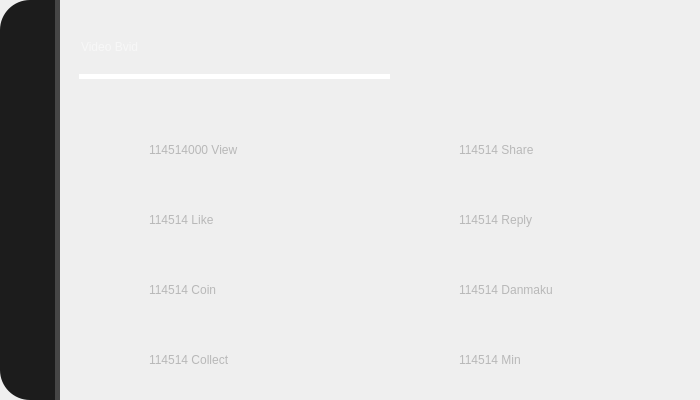
<?xml version="1.0" encoding="UTF-8"?>
<ui version="4.0">
 <class>Form</class>
 <widget class="QWidget" name="Form">
  <property name="geometry">
   <rect>
    <x>0</x>
    <y>0</y>
    <width>700</width>
    <height>400</height>
   </rect>
  </property>
  <property name="minimumSize">
   <size>
    <width>700</width>
    <height>400</height>
   </size>
  </property>
  <property name="maximumSize">
   <size>
    <width>700</width>
    <height>400</height>
   </size>
  </property>
  <property name="windowTitle">
   <string>Form</string>
  </property>
  <widget class="QLabel" name="background">
   <property name="geometry">
    <rect>
     <x>0</x>
     <y>0</y>
     <width>700</width>
     <height>400</height>
    </rect>
   </property>
   <property name="styleSheet">
    <string notr="true">border-radius:30px;

border-image: url(:/image/image/background 700x400.png);

border:none;</string>
   </property>
   <property name="text">
    <string/>
   </property>
  </widget>
  <widget class="QLabel" name="tools">
   <property name="geometry">
    <rect>
     <x>0</x>
     <y>0</y>
     <width>60</width>
     <height>400</height>
    </rect>
   </property>
   <property name="styleSheet">
    <string notr="true">background-color: rgb(28, 28, 28);
border:none;
border-top-left-radius:30px;
border-bottom-left-radius:30px;
border-right:5px solid rgba(70,70,70,255);
</string>
   </property>
   <property name="text">
    <string/>
   </property>
  </widget>
  <widget class="QFrame" name="frame">
   <property name="geometry">
    <rect>
     <x>1</x>
     <y>296</y>
     <width>52</width>
     <height>84</height>
    </rect>
   </property>
   <property name="styleSheet">
    <string notr="true">border:none</string>
   </property>
   <property name="frameShape">
    <enum>QFrame::Shape::StyledPanel</enum>
   </property>
   <property name="frameShadow">
    <enum>QFrame::Shadow::Raised</enum>
   </property>
   <widget class="QPushButton" name="showmini">
    <property name="geometry">
     <rect>
      <x>10</x>
      <y>9</y>
      <width>34</width>
      <height>30</height>
     </rect>
    </property>
    <property name="styleSheet">
     <string notr="true"> QPushButton:hover {
        icon: url(:/icon/icon/showmini_hover.png);
    }</string>
    </property>
    <property name="text">
     <string/>
    </property>
    <property name="icon">
     <iconset resource="../pic/res.qrc">
      <normaloff>:/icon/icon/showmini.png</normaloff>:/icon/icon/showmini.png</iconset>
    </property>
    <property name="iconSize">
     <size>
      <width>30</width>
      <height>30</height>
     </size>
    </property>
   </widget>
   <widget class="QPushButton" name="close">
    <property name="geometry">
     <rect>
      <x>9</x>
      <y>45</y>
      <width>34</width>
      <height>30</height>
     </rect>
    </property>
    <property name="styleSheet">
     <string notr="true"> QPushButton:hover {
        icon: url(:/icon/icon/close_hover.png);
    }
</string>
    </property>
    <property name="text">
     <string/>
    </property>
    <property name="icon">
     <iconset resource="../pic/res.qrc">
      <normaloff>:/icon/icon/close.png</normaloff>:/icon/icon/close.png</iconset>
    </property>
    <property name="iconSize">
     <size>
      <width>30</width>
      <height>30</height>
     </size>
    </property>
   </widget>
  </widget>
  <widget class="QStackedWidget" name="stackedWidget">
   <property name="geometry">
    <rect>
     <x>69</x>
     <y>9</y>
     <width>621</width>
     <height>381</height>
    </rect>
   </property>
   <property name="styleSheet">
    <string notr="true">color: rgba(0, 0, 0, 0);
</string>
   </property>
   <property name="currentIndex">
    <number>0</number>
   </property>
   <widget class="QWidget" name="page_api_0">
    <widget class="QLineEdit" name="api_search_bvid">
     <property name="geometry">
      <rect>
       <x>10</x>
       <y>10</y>
       <width>311</width>
       <height>60</height>
      </rect>
     </property>
     <property name="styleSheet">
      <string notr="true">font: 30pt &quot;猫啃什锦黑-轻量版&quot;;
border:none;
border-bottom:5px solid rgba(255,255,255,255);
background-color: rgba( 0, 0, 0, 0);
color: rgb(255,255,255);</string>
     </property>
     <property name="placeholderText">
      <string>Video Bvid</string>
     </property>
    </widget>
    <widget class="QFrame" name="frame_3">
     <property name="geometry">
      <rect>
       <x>0</x>
       <y>90</y>
       <width>82</width>
       <height>280</height>
      </rect>
     </property>
     <property name="styleSheet">
      <string notr="true">border:none</string>
     </property>
     <property name="frameShape">
      <enum>QFrame::Shape::StyledPanel</enum>
     </property>
     <property name="frameShadow">
      <enum>QFrame::Shadow::Raised</enum>
     </property>
     <widget class="QPushButton" name="view_ui_2">
      <property name="geometry">
       <rect>
        <x>10</x>
        <y>10</y>
        <width>64</width>
        <height>60</height>
       </rect>
      </property>
      <property name="text">
       <string/>
      </property>
      <property name="icon">
       <iconset resource="../pic/res.qrc">
        <normaloff>:/icon/icon/view.png</normaloff>:/icon/icon/view.png</iconset>
      </property>
      <property name="iconSize">
       <size>
        <width>60</width>
        <height>60</height>
       </size>
      </property>
     </widget>
     <widget class="QPushButton" name="like_ui_2">
      <property name="geometry">
       <rect>
        <x>10</x>
        <y>80</y>
        <width>64</width>
        <height>60</height>
       </rect>
      </property>
      <property name="text">
       <string/>
      </property>
      <property name="icon">
       <iconset resource="../pic/res.qrc">
        <normaloff>:/icon/icon/like.png</normaloff>:/icon/icon/like.png</iconset>
      </property>
      <property name="iconSize">
       <size>
        <width>60</width>
        <height>60</height>
       </size>
      </property>
     </widget>
     <widget class="QPushButton" name="coin_ui_2">
      <property name="geometry">
       <rect>
        <x>10</x>
        <y>150</y>
        <width>64</width>
        <height>60</height>
       </rect>
      </property>
      <property name="text">
       <string/>
      </property>
      <property name="icon">
       <iconset resource="../pic/res.qrc">
        <normaloff>:/icon/icon/coin.png</normaloff>:/icon/icon/coin.png</iconset>
      </property>
      <property name="iconSize">
       <size>
        <width>60</width>
        <height>60</height>
       </size>
      </property>
     </widget>
     <widget class="QPushButton" name="collect_ui_2">
      <property name="geometry">
       <rect>
        <x>10</x>
        <y>220</y>
        <width>64</width>
        <height>60</height>
       </rect>
      </property>
      <property name="text">
       <string/>
      </property>
      <property name="icon">
       <iconset resource="../pic/res.qrc">
        <normaloff>:/icon/icon/collect.png</normaloff>:/icon/icon/collect.png</iconset>
      </property>
      <property name="iconSize">
       <size>
        <width>60</width>
        <height>60</height>
       </size>
      </property>
     </widget>
    </widget>
    <widget class="QFrame" name="frame_4">
     <property name="geometry">
      <rect>
       <x>310</x>
       <y>90</y>
       <width>71</width>
       <height>280</height>
      </rect>
     </property>
     <property name="styleSheet">
      <string notr="true">border:none</string>
     </property>
     <property name="frameShape">
      <enum>QFrame::Shape::StyledPanel</enum>
     </property>
     <property name="frameShadow">
      <enum>QFrame::Shadow::Raised</enum>
     </property>
     <widget class="QPushButton" name="share_ui_2">
      <property name="geometry">
       <rect>
        <x>10</x>
        <y>10</y>
        <width>64</width>
        <height>60</height>
       </rect>
      </property>
      <property name="text">
       <string/>
      </property>
      <property name="icon">
       <iconset resource="../pic/res.qrc">
        <normaloff>:/icon/icon/share.png</normaloff>:/icon/icon/share.png</iconset>
      </property>
      <property name="iconSize">
       <size>
        <width>60</width>
        <height>60</height>
       </size>
      </property>
     </widget>
     <widget class="QPushButton" name="reply_ui_2">
      <property name="geometry">
       <rect>
        <x>10</x>
        <y>80</y>
        <width>64</width>
        <height>60</height>
       </rect>
      </property>
      <property name="text">
       <string/>
      </property>
      <property name="icon">
       <iconset resource="../pic/res.qrc">
        <normaloff>:/icon/icon/reply.png</normaloff>:/icon/icon/reply.png</iconset>
      </property>
      <property name="iconSize">
       <size>
        <width>60</width>
        <height>60</height>
       </size>
      </property>
     </widget>
     <widget class="QPushButton" name="danmaku_ui_2">
      <property name="geometry">
       <rect>
        <x>10</x>
        <y>150</y>
        <width>64</width>
        <height>60</height>
       </rect>
      </property>
      <property name="text">
       <string/>
      </property>
      <property name="icon">
       <iconset resource="../pic/res.qrc">
        <normaloff>:/icon/icon/danmaku.png</normaloff>:/icon/icon/danmaku.png</iconset>
      </property>
      <property name="iconSize">
       <size>
        <width>60</width>
        <height>60</height>
       </size>
      </property>
     </widget>
     <widget class="QPushButton" name="vt_ui_2">
      <property name="geometry">
       <rect>
        <x>10</x>
        <y>220</y>
        <width>64</width>
        <height>60</height>
       </rect>
      </property>
      <property name="text">
       <string/>
      </property>
      <property name="icon">
       <iconset resource="../pic/res.qrc">
        <normaloff>:/icon/icon/vt.png</normaloff>:/icon/icon/vt.png</iconset>
      </property>
      <property name="iconSize">
       <size>
        <width>60</width>
        <height>60</height>
       </size>
      </property>
     </widget>
    </widget>
    <widget class="QLabel" name="view_text_2">
     <property name="geometry">
      <rect>
       <x>80</x>
       <y>120</y>
       <width>241</width>
       <height>41</height>
      </rect>
     </property>
     <property name="styleSheet">
      <string notr="true">color: rgb(184, 184, 184);
font: 20pt &quot;猫啃什锦黑-轻量版&quot;;</string>
     </property>
     <property name="text">
      <string>114514000 View</string>
     </property>
    </widget>
    <widget class="QLabel" name="like_text_2">
     <property name="geometry">
      <rect>
       <x>80</x>
       <y>190</y>
       <width>241</width>
       <height>41</height>
      </rect>
     </property>
     <property name="styleSheet">
      <string notr="true">color: rgb(184, 184, 184);
font: 20pt &quot;猫啃什锦黑-轻量版&quot;;</string>
     </property>
     <property name="text">
      <string>114514 Like</string>
     </property>
    </widget>
    <widget class="QLabel" name="coin_text_2">
     <property name="geometry">
      <rect>
       <x>80</x>
       <y>260</y>
       <width>241</width>
       <height>41</height>
      </rect>
     </property>
     <property name="styleSheet">
      <string notr="true">color: rgb(184, 184, 184);
font: 20pt &quot;猫啃什锦黑-轻量版&quot;;</string>
     </property>
     <property name="text">
      <string>114514 Coin</string>
     </property>
    </widget>
    <widget class="QLabel" name="collect_text_2">
     <property name="geometry">
      <rect>
       <x>80</x>
       <y>330</y>
       <width>241</width>
       <height>41</height>
      </rect>
     </property>
     <property name="styleSheet">
      <string notr="true">color: rgb(184, 184, 184);
font: 20pt &quot;猫啃什锦黑-轻量版&quot;;</string>
     </property>
     <property name="text">
      <string>114514 Collect</string>
     </property>
    </widget>
    <widget class="QLabel" name="share_text_2">
     <property name="geometry">
      <rect>
       <x>390</x>
       <y>120</y>
       <width>231</width>
       <height>41</height>
      </rect>
     </property>
     <property name="styleSheet">
      <string notr="true">color: rgb(184, 184, 184);
font: 20pt &quot;猫啃什锦黑-轻量版&quot;;</string>
     </property>
     <property name="text">
      <string>114514 Share</string>
     </property>
    </widget>
    <widget class="QLabel" name="reply_text_2">
     <property name="geometry">
      <rect>
       <x>390</x>
       <y>190</y>
       <width>231</width>
       <height>41</height>
      </rect>
     </property>
     <property name="styleSheet">
      <string notr="true">color: rgb(184, 184, 184);
font: 20pt &quot;猫啃什锦黑-轻量版&quot;;</string>
     </property>
     <property name="text">
      <string>114514 Reply</string>
     </property>
    </widget>
    <widget class="QLabel" name="danmaku_text_2">
     <property name="geometry">
      <rect>
       <x>390</x>
       <y>260</y>
       <width>231</width>
       <height>41</height>
      </rect>
     </property>
     <property name="styleSheet">
      <string notr="true">color: rgb(184, 184, 184);
font: 20pt &quot;猫啃什锦黑-轻量版&quot;;</string>
     </property>
     <property name="text">
      <string>114514 Danmaku</string>
     </property>
    </widget>
    <widget class="QLabel" name="vt_text_2">
     <property name="geometry">
      <rect>
       <x>390</x>
       <y>330</y>
       <width>231</width>
       <height>41</height>
      </rect>
     </property>
     <property name="styleSheet">
      <string notr="true">color: rgb(184, 184, 184);
font: 20pt &quot;猫啃什锦黑-轻量版&quot;;</string>
     </property>
     <property name="text">
      <string>114514 Min</string>
     </property>
    </widget>
    <widget class="QPushButton" name="search_video">
     <property name="geometry">
      <rect>
       <x>340</x>
       <y>10</y>
       <width>161</width>
       <height>71</height>
      </rect>
     </property>
     <property name="styleSheet">
      <string notr="true">QPushButton{
	border:none;
}
QPushButton:hover{
	padding-bottom:5px;
}</string>
     </property>
     <property name="text">
      <string/>
     </property>
     <property name="icon">
      <iconset resource="../pic/res.qrc">
       <normaloff>:/icon/icon/search_button.png</normaloff>:/icon/icon/search_button.png</iconset>
     </property>
     <property name="iconSize">
      <size>
       <width>150</width>
       <height>150</height>
      </size>
     </property>
    </widget>
   </widget>
   <widget class="QWidget" name="page_hub_1">
    <widget class="QFrame" name="frame_2">
     <property name="geometry">
      <rect>
       <x>0</x>
       <y>150</y>
       <width>82</width>
       <height>231</height>
      </rect>
     </property>
     <property name="styleSheet">
      <string notr="true">border:none</string>
     </property>
     <property name="frameShape">
      <enum>QFrame::Shape::StyledPanel</enum>
     </property>
     <property name="frameShadow">
      <enum>QFrame::Shadow::Raised</enum>
     </property>
     <layout class="QVBoxLayout" name="verticalLayout">
      <item>
       <widget class="QPushButton" name="sub_ui">
        <property name="text">
         <string/>
        </property>
        <property name="icon">
         <iconset resource="../pic/res.qrc">
          <normaloff>:/icon/icon/sub.png</normaloff>:/icon/icon/sub.png</iconset>
        </property>
        <property name="iconSize">
         <size>
          <width>60</width>
          <height>60</height>
         </size>
        </property>
       </widget>
      </item>
      <item>
       <widget class="QPushButton" name="view_ui">
        <property name="text">
         <string/>
        </property>
        <property name="icon">
         <iconset resource="../pic/res.qrc">
          <normaloff>:/icon/icon/view.png</normaloff>:/icon/icon/view.png</iconset>
        </property>
        <property name="iconSize">
         <size>
          <width>60</width>
          <height>60</height>
         </size>
        </property>
       </widget>
      </item>
      <item>
       <widget class="QPushButton" name="like_ui">
        <property name="text">
         <string/>
        </property>
        <property name="icon">
         <iconset resource="../pic/res.qrc">
          <normaloff>:/icon/icon/like.png</normaloff>:/icon/icon/like.png</iconset>
        </property>
        <property name="iconSize">
         <size>
          <width>60</width>
          <height>60</height>
         </size>
        </property>
       </widget>
      </item>
     </layout>
    </widget>
    <widget class="QLabel" name="User_name">
     <property name="geometry">
      <rect>
       <x>10</x>
       <y>10</y>
       <width>491</width>
       <height>51</height>
      </rect>
     </property>
     <property name="styleSheet">
      <string notr="true">color: rgb(255, 255, 255);
font: 40pt &quot;猫啃什锦黑-轻量版&quot;;
</string>
     </property>
     <property name="text">
      <string>闲踏梧桐</string>
     </property>
    </widget>
    <widget class="QLabel" name="like_text">
     <property name="geometry">
      <rect>
       <x>80</x>
       <y>310</y>
       <width>261</width>
       <height>71</height>
      </rect>
     </property>
     <property name="styleSheet">
      <string notr="true">color: rgb(184, 184, 184);
font: 20pt &quot;猫啃什锦黑-轻量版&quot;;</string>
     </property>
     <property name="text">
      <string>暂不开放 Like</string>
     </property>
    </widget>
    <widget class="QLabel" name="view_text">
     <property name="geometry">
      <rect>
       <x>80</x>
       <y>240</y>
       <width>261</width>
       <height>71</height>
      </rect>
     </property>
     <property name="styleSheet">
      <string notr="true">color: rgb(184, 184, 184);
font: 20pt &quot;猫啃什锦黑-轻量版&quot;;</string>
     </property>
     <property name="text">
      <string>暂不开放 View</string>
     </property>
    </widget>
    <widget class="QLabel" name="sub_text">
     <property name="geometry">
      <rect>
       <x>80</x>
       <y>170</y>
       <width>261</width>
       <height>71</height>
      </rect>
     </property>
     <property name="styleSheet">
      <string notr="true">color: rgb(184, 184, 184);
font: 20pt &quot;猫啃什锦黑-轻量版&quot;;</string>
     </property>
     <property name="text">
      <string>114514 Sub</string>
     </property>
    </widget>
    <widget class="QLabel" name="proverbs">
     <property name="geometry">
      <rect>
       <x>10</x>
       <y>77</y>
       <width>601</width>
       <height>31</height>
      </rect>
     </property>
     <property name="styleSheet">
      <string notr="true">font: 15pt &quot;猫啃什锦黑-轻量版&quot;;
color: rgb(255, 255, 255);
letter-spacing: 3px;</string>
     </property>
     <property name="text">
      <string>——等待每一个盛大登场的机会</string>
     </property>
    </widget>
    <widget class="QLabel" name="line_2">
     <property name="geometry">
      <rect>
       <x>10</x>
       <y>110</y>
       <width>600</width>
       <height>5</height>
      </rect>
     </property>
     <property name="styleSheet">
      <string notr="true">background-color: rgb(143, 143, 143);</string>
     </property>
     <property name="text">
      <string/>
     </property>
    </widget>
    <widget class="QLabel" name="line">
     <property name="geometry">
      <rect>
       <x>10</x>
       <y>70</y>
       <width>600</width>
       <height>5</height>
      </rect>
     </property>
     <property name="styleSheet">
      <string notr="true">background-color: rgb(143, 143, 143);</string>
     </property>
     <property name="text">
      <string/>
     </property>
    </widget>
   </widget>
  </widget>
  <widget class="QFrame" name="frame_5">
   <property name="geometry">
    <rect>
     <x>3</x>
     <y>13</y>
     <width>52</width>
     <height>91</height>
    </rect>
   </property>
   <property name="styleSheet">
    <string notr="true">border:none</string>
   </property>
   <property name="frameShape">
    <enum>QFrame::Shape::StyledPanel</enum>
   </property>
   <property name="frameShadow">
    <enum>QFrame::Shadow::Raised</enum>
   </property>
   <widget class="QPushButton" name="backhub">
    <property name="geometry">
     <rect>
      <x>10</x>
      <y>9</y>
      <width>34</width>
      <height>30</height>
     </rect>
    </property>
    <property name="styleSheet">
     <string notr="true"> QPushButton:hover {
        icon: url(:/icon/icon/hub_hover.png);
    }</string>
    </property>
    <property name="text">
     <string/>
    </property>
    <property name="icon">
     <iconset resource="../pic/res.qrc">
      <normaloff>:/icon/icon/hub.png</normaloff>:/icon/icon/hub.png</iconset>
    </property>
    <property name="iconSize">
     <size>
      <width>30</width>
      <height>30</height>
     </size>
    </property>
   </widget>
   <widget class="QPushButton" name="search">
    <property name="geometry">
     <rect>
      <x>10</x>
      <y>45</y>
      <width>31</width>
      <height>30</height>
     </rect>
    </property>
    <property name="styleSheet">
     <string notr="true"> QPushButton:hover {
        icon: url(:/icon/icon/search_hover.png);
    }
</string>
    </property>
    <property name="text">
     <string/>
    </property>
    <property name="icon">
     <iconset resource="../pic/res.qrc">
      <normaloff>:/icon/icon/search.png</normaloff>:/icon/icon/search.png</iconset>
    </property>
    <property name="iconSize">
     <size>
      <width>30</width>
      <height>30</height>
     </size>
    </property>
   </widget>
  </widget>
 </widget>
 <resources>
  <include location="../pic/res.qrc"/>
 </resources>
 <connections>
  <connection>
   <sender>showmini</sender>
   <signal>clicked()</signal>
   <receiver>Form</receiver>
   <slot>showMinimized()</slot>
   <hints>
    <hint type="sourcelabel">
     <x>22</x>
     <y>313</y>
    </hint>
    <hint type="destinationlabel">
     <x>-39</x>
     <y>306</y>
    </hint>
   </hints>
  </connection>
  <connection>
   <sender>close</sender>
   <signal>clicked()</signal>
   <receiver>Form</receiver>
   <slot>close()</slot>
   <hints>
    <hint type="sourcelabel">
     <x>30</x>
     <y>358</y>
    </hint>
    <hint type="destinationlabel">
     <x>-48</x>
     <y>362</y>
    </hint>
   </hints>
  </connection>
 </connections>
</ui>
